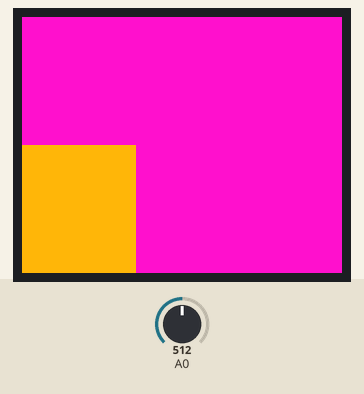
Simulated run of this sketch. Board: Arduino Uno, built with avr-gcc and run on an emulated ATmega328P. On the bench: 160×128 colour display. The inputs (shaded band) are chosen by the test bench; at power-on: A0 = 512. What the sketch prints to the serial monitor is not drawn.

Above: at 1.2 s.
1.3 s: A0 set to 9
At 1.73 s:
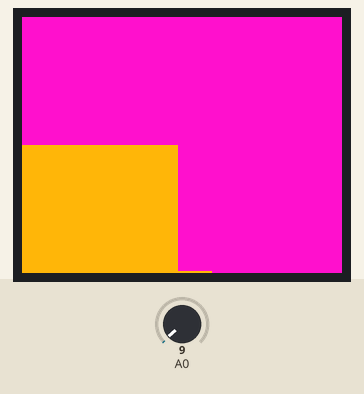
3.0 s: A0 set to 6
At 3.0 s:
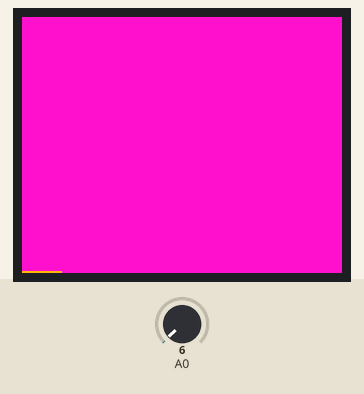
6.0 s: A0 set to 122
At 6.48 s:
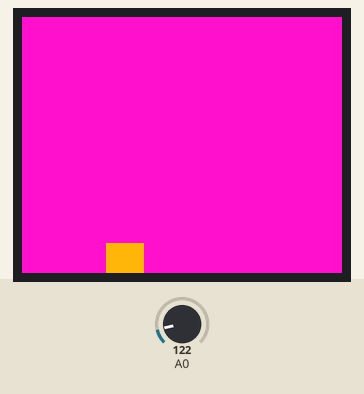
Timing chart, 0 to 9.0 s (numbered marks = the images above; inputs shaded):
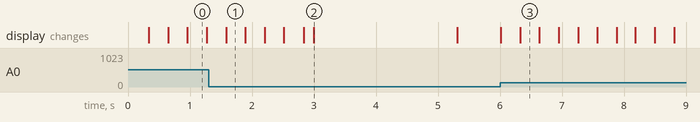

Measured:
- after the input at 6.0 s, the display: first changes at once (image 3 shows a later state)

The sketch:

MQ135_TFTGraph.ino
```cpp
#include <TFT.h>  // Arduino LCD library
#include <SPI.h>

// pin definition for the Uno
#define cs   10
#define dc   9
#define rst  8

TFT TFTscreen = TFT(cs, dc, rst);

// position of the line on screen
int xPos = 0;

void setup() {
  // initialize the serial port
  Serial.begin(9600);

  // initialize the display
  TFTscreen.begin();

  // clear the screen with a pretty color
  TFTscreen.background(250, 16, 200);
}

void loop() {
  // read the sensor and map it to the screen height
  int sensor = analogRead(A0);
  int drawHeight = map(sensor, 0, 1023, 0, TFTscreen.height());

  // print out the height to the serial monitor
  Serial.println(drawHeight);

  // draw a line in a nice color
  TFTscreen.stroke(250, 180, 10);
  TFTscreen.line(xPos, TFTscreen.height() - drawHeight, xPos, TFTscreen.height());

  // if the graph has reached the screen edge
  // erase the screen and start again
  if (xPos >= 160) {
    xPos = 0;
    TFTscreen.background(250, 16, 200);
  } else {
    // increment the horizontal position:
    xPos++;
  }

  delay(16);
}
```
